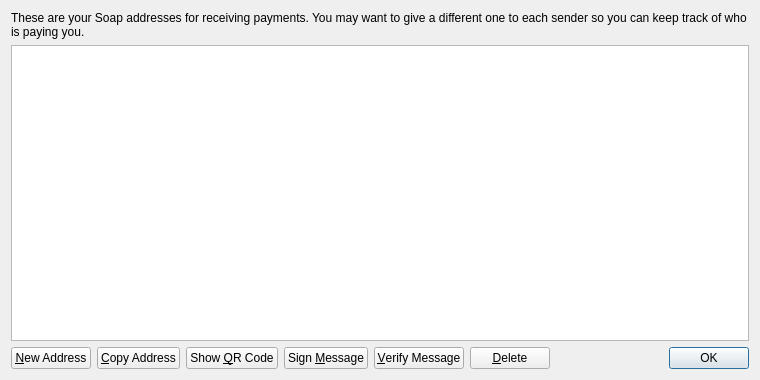
<?xml version="1.0" encoding="UTF-8"?>
<ui version="4.0">
 <class>AddressBookPage</class>
 <widget class="QWidget" name="AddressBookPage">
  <property name="geometry">
   <rect>
    <x>0</x>
    <y>0</y>
    <width>760</width>
    <height>380</height>
   </rect>
  </property>
  <property name="windowTitle">
   <string>Address Book</string>
  </property>
  <layout class="QVBoxLayout" name="verticalLayout">
   <item>
    <widget class="QLabel" name="labelExplanation">
     <property name="text">
      <string>These are your Soap addresses for receiving payments. You may want to give a different one to each sender so you can keep track of who is paying you.</string>
     </property>
     <property name="textFormat">
      <enum>Qt::PlainText</enum>
     </property>
     <property name="wordWrap">
      <bool>true</bool>
     </property>
    </widget>
   </item>
   <item>
    <widget class="QTableView" name="tableView">
     <property name="contextMenuPolicy">
      <enum>Qt::CustomContextMenu</enum>
     </property>
     <property name="toolTip">
      <string>Double-click to edit address or label</string>
     </property>
     <property name="tabKeyNavigation">
      <bool>false</bool>
     </property>
     <property name="selectionMode">
      <enum>QAbstractItemView::SingleSelection</enum>
     </property>
     <property name="selectionBehavior">
      <enum>QAbstractItemView::SelectRows</enum>
     </property>
     <property name="sortingEnabled">
      <bool>true</bool>
     </property>
     <attribute name="verticalHeaderVisible">
      <bool>false</bool>
     </attribute>
    </widget>
   </item>
   <item>
    <layout class="QHBoxLayout" name="horizontalLayout">
     <item>
      <widget class="QPushButton" name="newAddressButton">
       <property name="toolTip">
        <string>Create a new address</string>
       </property>
       <property name="text">
        <string>&amp;New Address</string>
       </property>
      </widget>
     </item>
     <item>
      <widget class="QPushButton" name="copyToClipboard">
       <property name="toolTip">
        <string>Copy the currently selected address to the system clipboard</string>
       </property>
       <property name="text">
        <string>&amp;Copy Address</string>
       </property>
      </widget>
     </item>
     <item>
      <widget class="QPushButton" name="showQRCode">
       <property name="text">
        <string>Show &amp;QR Code</string>
       </property>
      </widget>
     </item>
     <item>
      <widget class="QPushButton" name="signMessage">
       <property name="toolTip">
        <string>Sign a message to prove you own a Soap address</string>
       </property>
       <property name="text">
        <string>Sign &amp;Message</string>
       </property>
      </widget>
     </item>
     <item>
      <widget class="QPushButton" name="verifyMessage">
       <property name="toolTip">
        <string>Verify a message to ensure it was signed with a specified Soap address</string>
       </property>
       <property name="text">
        <string>&amp;Verify Message</string>
       </property>
      </widget>
     </item>
     <item>
      <widget class="QPushButton" name="deleteButton">
       <property name="toolTip">
        <string>Delete the currently selected address from the list</string>
       </property>
       <property name="text">
        <string>&amp;Delete</string>
       </property>
      </widget>
     </item>
     <item>
      <spacer name="horizontalSpacer">
       <property name="orientation">
        <enum>Qt::Horizontal</enum>
       </property>
       <property name="sizeHint" stdset="0">
        <size>
         <width>40</width>
         <height>20</height>
        </size>
       </property>
      </spacer>
     </item>
     <item>
      <widget class="QDialogButtonBox" name="buttonBox">
       <property name="sizePolicy">
        <sizepolicy hsizetype="Maximum" vsizetype="Fixed">
         <horstretch>0</horstretch>
         <verstretch>0</verstretch>
        </sizepolicy>
       </property>
       <property name="standardButtons">
        <set>QDialogButtonBox::Ok</set>
       </property>
      </widget>
     </item>
    </layout>
   </item>
  </layout>
 </widget>
 <resources>
  <include location="../bitcoin.qrc"/>
 </resources>
 <connections/>
</ui>
